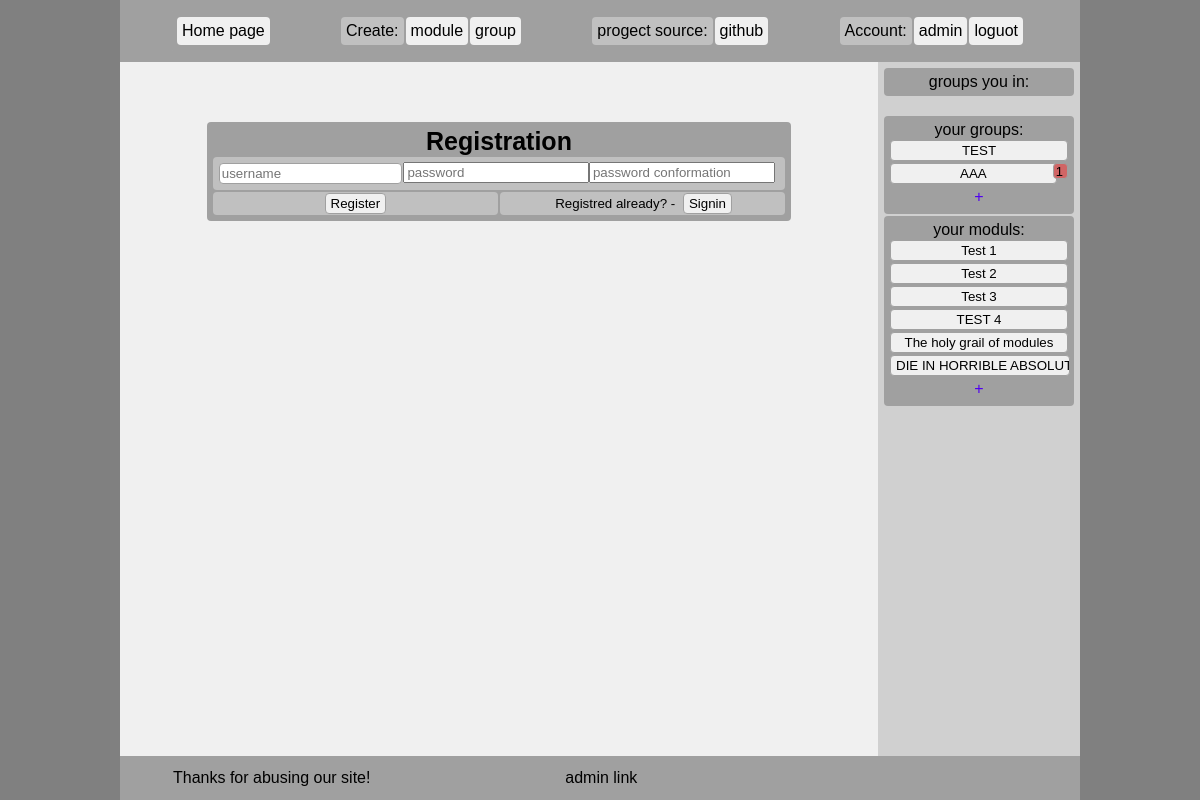
Before: /accounts/register/ (signed in) with the older database file.
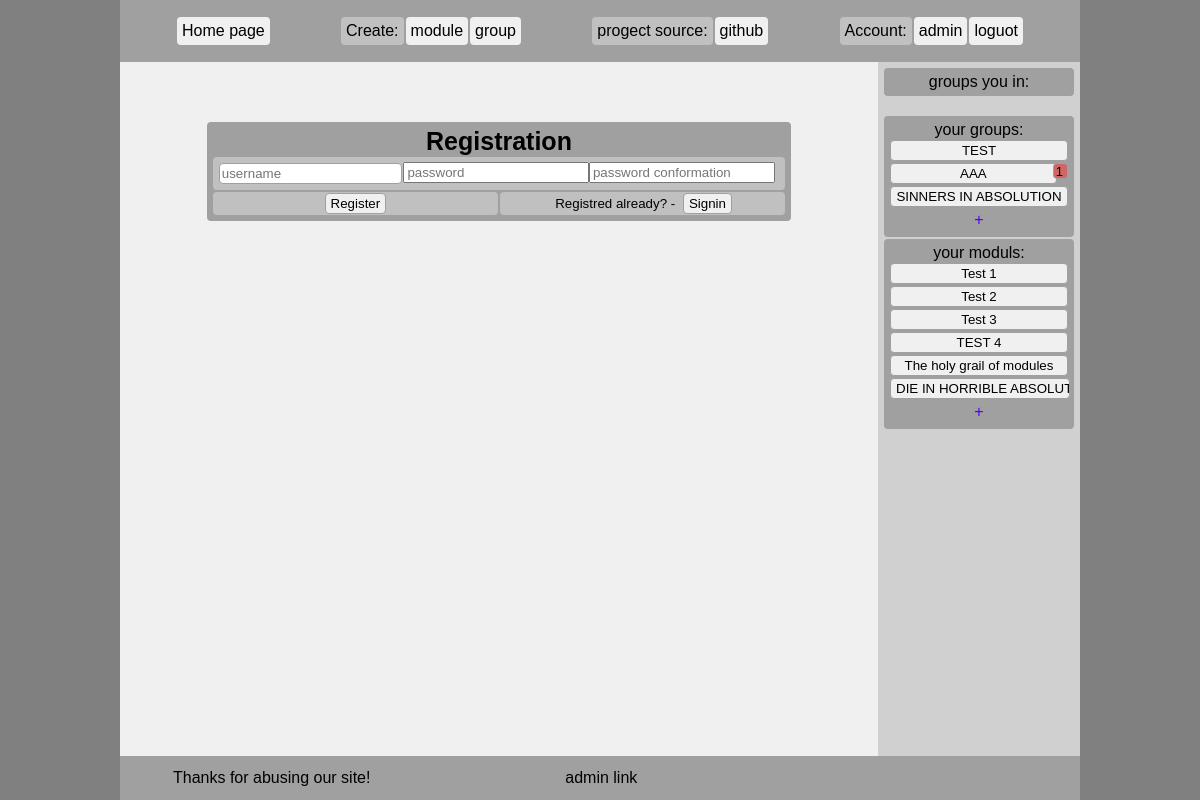
After: the same page with the newer database file.
### groups/models.py (models this page shows)
class Group(models.Model):
    author          = models.ForeignKey(User, related_name="group_author", on_delete=models.CASCADE, null=True)
    name            = models.CharField(max_length=32, default="")
    description     = models.CharField(max_length=1024, default="")
    creation_date   = models.DateTimeField(default=timezone.now())
    id              = models.CharField(max_length=16, unique=True, primary_key = True)
    moduls_data     = models.ManyToManyField(ModuleData, related_name="moduls_data", blank=True)
    members         = models.ManyToManyField(User, related_name="members", blank=True)
    members_pending = models.ManyToManyField(User, related_name="member_pending", blank=True)

### tasks/models.py (models this page shows, shortened)
class Module(models.Model):
    name            = models.CharField(max_length=64, default="")
    author          = models.ForeignKey(User, on_delete=models.CASCADE)
    description     = models.CharField(max_length=1024, default="")
    creation_date   = models.DateTimeField(default=timezone.now())
    tasks           = models.ManyToManyField(Task, related_name="tasks", blank=True)
    is_tasks_rnd    = models.BooleanField(default=False)
    id              = models.CharField(max_length=16, unique=True, primary_key=True)

### accounts/views.py (the view, shortened to what this page needs)
# urls.py: path('accounts/register/',              accounts.RegisterView),
def RegisterView(request):
    if request.method != 'POST':
        context = get_base_context(request)
        context['form'] = UserCreationForm()
        response=render(request, 'registration/register.html', context)
        return response

### static/py/view.py (called while the page is built)
def get_base_context(request):
    context = {}
    for cookie_name, cookie_value in request.COOKIES.items():print('🍪',cookie_name, '-=-', cookie_value)
    for session in request.session.items():print('🖥️ ',session)
    if request.user.is_authenticated:
        context['groups_you_in'] = Group.objects.filter(members__username=request.user.username)
        context['your_groups'] = Group.objects.filter(author=request.user)
        context['your_moduls'] = Module.objects.filter(author=request.user)
    return context

### accounts/templates/registration/register.html (shortened to what this page needs)
{% extends '../base.html' %}
{% block content %}
{% load i18n %}
<div class="bigbox">
    <h1>{% trans 'Registration' %}</h1>
    <form method="post"> {% csrf_token %}
        <div class="flex component2">
            <div class="flex-col" style="width: 33%;">
                <input id="id_username" name="username" type="text" placeholder="{% trans 'username' %}" />
            </div>
            <div class="flex-col" style="width: 33%;">
                <input id="id_password1" name="password1" type="password" placeholder="{% trans 'password' %}" />
            </div>
            <div class="flex-col" style="width: 33%;">
                <input id="id_password2" name="password2" type="password" placeholder="{% trans 'password conformation' %}" />
            </div>
        </div>
        <div class="flex-sb">
            <div class="submitbox" style="width: 50%;">
                <input type="submit" value="{% trans 'Register' %}">
            </div>
            <div class="submitbox" style="width: 50%;">
                <a style="font-size:smaller;">{% trans 'Registred already?' %} - </a>
                <input type="button" value="{% trans 'Signin' %}" onclick="window.location='/accounts/login/{{redirect}}';">
            </div>
        </div>
    </form>
</div>
{% endblock %}

### static/templates/sider.html (shortened to what this page needs)
{% load i18n %}
{% load DWP %}
<div class="box flex-col">
    <div class="flex-jc">
        {%trans 'groups you in'%}:
    </div>
</div>
<br>
<div class="box flex-col">
    <div class="flex-jc">
        {%trans 'your groups'%}:
    </div>
    {%for group in your_groups%}
    <div class="flex">
        <input type="button" style="width: 100%;" onclick="window.location.href = '/groups/?id={{group.id}}'" value="{{group.name}}">
        {%if user == group.author and group.members_pending.all|length%}<a class="notification">{{group.members_pending.all|length}}</a>{%endif%}
    </div>
    {%endfor%}
    <div class="flex-jc">
        <a href="/groups/create/">+</a>
    </div>
</div>
<div class="box flex-col">
    <div class="flex-jc">
        {%trans 'your moduls'%}:
    </div>
    {%for module in your_moduls%}
    <div class="flex">
        <input type="button" style="width: 100%;" onclick="window.location.href = '/tasks/?id={{module.id}}'" value="{{module.name}}">
    </div>
    {%endfor%}
    <div class="flex-jc">
        <a href="/tasks/create/">+</a>
    </div>
</div>

Changed rows visible on the page:
added Group: name "SINNERS IN ABSOLUTION"
